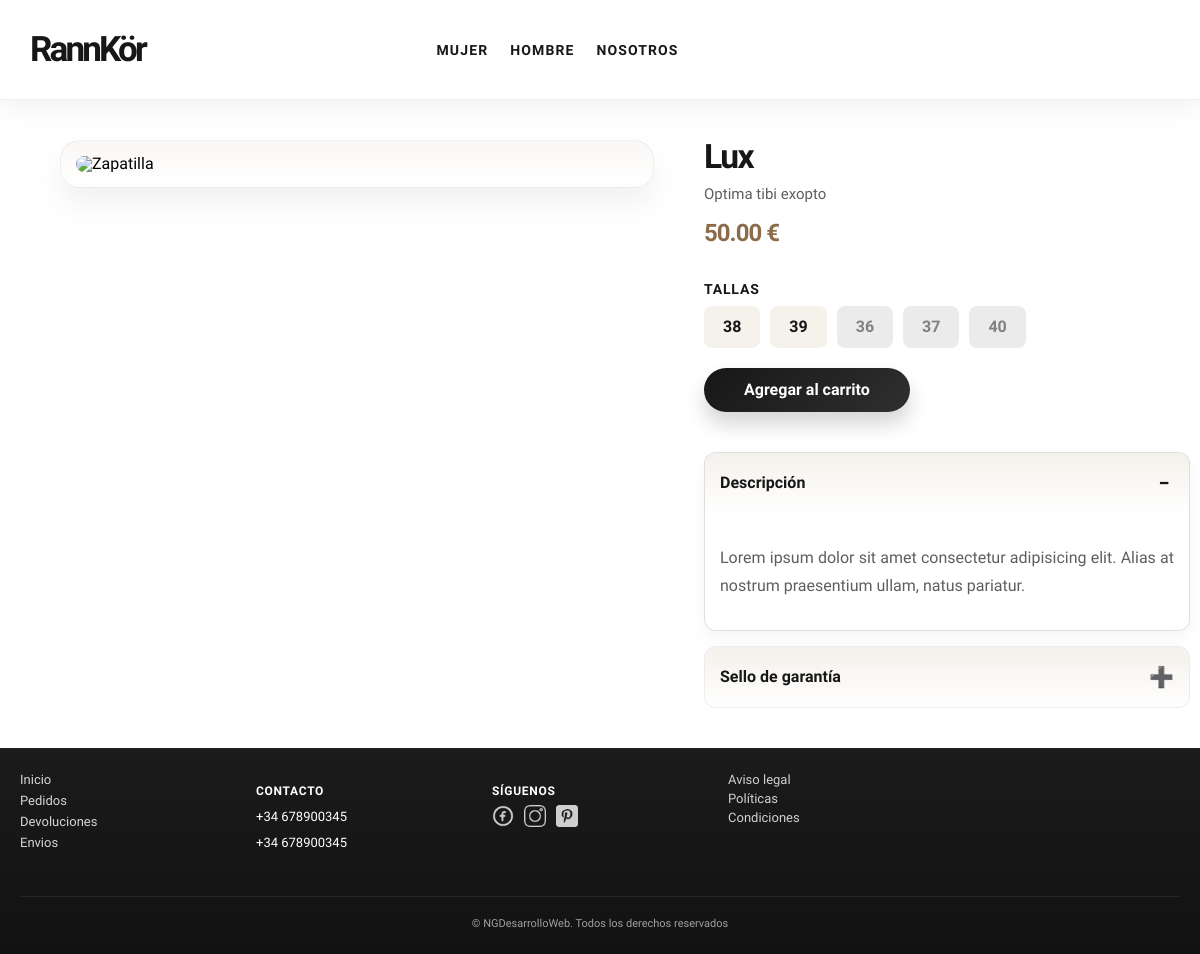
The app's page /index.php?controller=productos&action=verProducto&id_producto=10 with its own data.
### tables this page shows
CREATE TABLE `productos_talla` (
  `id_productostalla` int(11) NOT NULL,
  `id_talla` int(11) NOT NULL,
  `id_producto` int(11) NOT NULL,
  `stock` int(10) UNSIGNED NOT NULL
);

CREATE TABLE `tallas` (
  `id_talla` int(11) NOT NULL,
  `talla` int(11) NOT NULL
);

### router.php (called while the page is built, shortened)
<?php
require_once __DIR__ . '/configuracion/conexion_bd.php';
$action     = strtolower($_GET['action'] ?? 'index');
$controlador = new $controllerClass();
$params = ($_SERVER['REQUEST_METHOD'] === 'POST')
    ? array_merge($_GET, $_POST)
    : $_GET;
try {
    $controlador->$action($params);
} catch (Exception $e) {
    echo "<h1>Error</h1><p>" . htmlspecialchars($e->getMessage()) . "</p>";
}

### index.php (called while the page is built, shortened)
<?php
require_once __DIR__ . '/componentes/header.php';
require_once __DIR__ . '/router.php';
require_once __DIR__ . '/componentes/footer.php';

### configuracion/conexion_bd.php (called while the page is built, shortened)
<?php
function urlImagenProducto(?string $nombreArchivo): string
{
    $nombreArchivo = trim((string) ($nombreArchivo ?? ''));
    return rtrim(BASE_URL, '/') . '/uploads/productos/' . ltrim($nombreArchivo, '/');
}
final class Conexion
{
    private static ?mysqli $instancia = null;
    public static function getConexion(): mysqli
    {
        if (self::$instancia === null) {
            self::$instancia = new mysqli(DB_HOST, DB_USER, DB_PASS, DB_NAME, DB_PORT);
            self::$instancia->set_charset('utf8mb4');
        }
        return self::$instancia;
    }
}

### modelo/productos.php (called while the page is built, shortened)
<?php
require_once __DIR__ . '/../configuracion/conexion_bd.php';
class Productos
{
    private mysqli $conn;
    public function __construct()
    {
        $this->conn = Conexion::getConexion();
    }
    function obtenerProductoPorId($id_producto)
    {
        $sql = "SELECT p.id_producto, p.nombre_producto, p.precio, p.categoria, p.descripcion,
               p.imagen_url, pt.id_productostalla, t.id_talla, t.talla, pt.stock
        FROM productos p
        LEFT JOIN productos_talla pt ON p.id_producto = pt.id_producto
        LEFT JOIN tallas t ON pt.id_talla = t.id_talla
        WHERE p.id_producto = ?";
        $stmt = $this->conn->prepare($sql);
        $stmt->bind_param("i", $id_producto);
        $stmt->execute();
        $result = $stmt->get_result();
        $producto = null;
        $tallas = [];
        while ($row = $result->fetch_assoc()) {
            if (!$producto) {
                $producto = [
                    'id_producto'     => $row['id_producto'],
                    'nombre_producto' => $row['nombre_producto'],
                    'descripcion'     => $row['descripcion'],
                    'precio'          => $row['precio'],
                    'categoria'       => $row['categoria'],
                    'imagen_url'      => $row['imagen_url']
                ];
            }
            if (!empty($row['id_talla'])) {
                $tallas[] = [
                    'id_productostalla' => $row['id_productostalla'],
                    'id_talla'          => $row['id_talla'],
                    'talla'             => $row['talla'],
                    'stock'             => $row['stock'],
                ];
            }
        }
        $producto['tallas'] = $tallas;
        return $producto;
    }
}

### vistas/productos/detalle.php (the view, shortened to what this page needs)
<section>
  <div class="detalleproducto__contenedor">
    <div class="detalleproducto__imagen">
      <img src="<?php echo urlImagenProducto($producto['imagen_url'] ?? ''); ?>" alt="Zapatilla">
    </div>
    <div class="detalleproducto__especificaciones">
      <div class="especificaciones__titulos">
        <h1><?php echo htmlspecialchars($producto['nombre_producto']); ?></h1>
        <p><?php echo htmlspecialchars($producto['descripcion']); ?></p>
        <p><?php echo $producto['precio']; ?> €</p>
      </div>
      <?php
      if ($producto['categoria'] === 'mujer') {
        $tallas_categoria = array_filter($producto['tallas'], function ($talla) {
          return $talla['talla'] >= 36 && $talla['talla'] <= 40;
        });
      } elseif ($producto['categoria'] === 'hombre') {
        $tallas_categoria = array_filter($producto['tallas'], function ($talla) {
          return $talla['talla'] >= 41 && $talla['talla'] <= 44;
        });
      }
      ?>
      <form class="detalleproducto__formulario"
        action="index.php?controller=carrito&action=agregar"
        method="post">
        <?php if (!empty($tallas_categoria)): ?>
          <p class="formulario__tallas--titulo">Tallas</p>
          <div class="formulario__tallas">
            <?php foreach ($tallas_categoria as $talla): ?>
              <label class="formulario__tallas--item">
                <span class="<?php echo ($talla['stock'] > 0) ? 'talla-on' : 'talla-off'; ?>">
                  <?php echo htmlspecialchars($talla['talla']); ?>
                </span>
              </label>
            <?php endforeach; ?>
          </div>
        <?php else: ?>
          <p>No hay tallas disponibles para este producto en la categoría seleccionada.</p>
        <?php endif; ?>
        <button class="formulario__tallas--btn" type="submit">Agregar al carrito</button>
      </form>
      <div class="detalleproducto__menu">
        <div class="detalleproducto__menu--item activo">
          <div class="detalleproducto__menu--titulo" tabindex="0" role="button" aria-expanded="true">
            <span>Descripción</span>
            <span class="detalleproducto__menu--icono">−</span>
          </div>
          <div class="detalleproducto__menu--contenido activo">
            <p>Lorem ipsum dolor sit amet consectetur adipisicing elit.
              Alias at nostrum praesentium ullam, natus pariatur.</p>
          </div>
        </div>
        <div class="detalleproducto__menu--item">
          <div class="detalleproducto__menu--titulo" tabindex="0" role="button" aria-expanded="false">
            <span>Sello de garantía</span>
            <span class="detalleproducto__menu--icono">➕</span>
          </div>
        </div>
      </div>
    </div>
  </div>
</section>

### recursos/css/usuario/vistas/detalleProducto.css (style rules this page uses)
.detalleproducto__contenedor { width: min(120rem, 90%); margin: 4rem auto; display: grid; grid-template-columns: 55% 45%; gap: 5rem; align-items: start; }
.detalleproducto__imagen { background: linear-gradient(180deg, rgba(232, 223, 211, 0.22), rgba(255, 255, 255, 0.9)); border: 0.1rem solid rgba(23, 23, 23, 0.06); border-radius: 2rem; padding: 1.5rem; box-shadow: 0 1.6rem 3rem rgba(23, 23, 23, 0.06); }
.detalleproducto__imagen img { width: 100%; height: auto; display: block; border-radius: 1.4rem; object-fit: cover; }
.detalleproducto__especificaciones { display: flex; flex-direction: column; gap: 3rem; }
.especificaciones__titulos { display: flex; flex-direction: column; gap: 0.8rem; margin-top: 0; }
.especificaciones__titulos h1 { margin: 0; font-size: clamp(2.4rem, 2.8vw, 4rem); letter-spacing: -0.05em; color: var(--oscuro); }
.especificaciones__titulos p { margin: 0; color: var(--gris); font-size: 1.5rem; line-height: 1.6; }
.especificaciones__titulos p:last-child { font-size: 2.4rem; font-weight: 700; color: var(--marron); letter-spacing: -0.04em; }
.formulario__tallas--titulo { margin: 0 0 1rem; font-size: 1.4rem; font-weight: 700; text-transform: uppercase; letter-spacing: 0.06em; color: var(--oscuro); }
.formulario__tallas { display: flex; flex-wrap: wrap; gap: 1rem; }
.formulario__tallas--item span { display: inline-block; padding: 1.2rem 1.8rem; border-radius: 0.8rem; font-weight: 700; text-align: center; min-width: 5rem; cursor: pointer; transition: all 0.2s ease; border: 0.1rem solid transparent; }
.talla-on { background-color: rgba(232, 223, 211, 0.45); color: var(--oscuro); border-color: rgba(23, 23, 23, 0.08); }
.talla-off { background-color: rgba(94, 94, 94, 0.12); color: rgba(23, 23, 23, 0.5); border-color: rgba(94, 94, 94, 0.12); cursor: default; pointer-events: none; }
.formulario__tallas--btn { display: inline-block; padding: 1.3rem 4rem; margin-top: 2rem; margin-bottom: 1rem; background: linear-gradient(135deg, var(--oscuro), var(--grafito)); color: var(--blanco); border: none; border-radius: 999px; font-size: 1.6rem; font-weight: 700; cursor: pointer; transition: transform 0.2s ease, box-shadow 0.2s ease, opacity 0.2s ease; box-shadow: 0 1.2rem 2rem rgba(23, 23, 23, 0.18); }
.detalleproducto__menu { width: 100%; display: flex; flex-direction: column; gap: 1.5rem; }
.detalleproducto__menu--item { border: 0.1rem solid rgba(23, 23, 23, 0.08); border-radius: 1.2rem; overflow: hidden; background: rgba(255, 255, 255, 0.7); }
.detalleproducto__menu--item.activo { border-color: rgba(23, 23, 23, 0.14); box-shadow: 0 0.8rem 1.8rem rgba(23, 23, 23, 0.04); }
.detalleproducto__menu--titulo { height: 6rem; display: flex; justify-content: space-between; align-items: center; cursor: pointer; padding: 1rem 1.5rem; background: linear-gradient(180deg, rgba(232, 223, 211, 0.45), rgba(255, 255, 255, 0.7)); font-weight: 700; color: var(--oscuro); }
.detalleproducto__menu--icono { font-size: 2rem; line-height: 1; color: var(--oscuro); min-width: 2rem; text-align: center; }
.detalleproducto__menu--contenido { display: none; text-align: justify; padding: 1.5rem; background: var(--blanco); color: var(--gris); line-height: 1.7; }
.detalleproducto__menu--contenido.activo { display: block; }

### recursos/css/global/variables.css (style rules this page uses)
:root { --oscuro: #171717; --gris: #5E5E5E; --beig: #E8DFD3; --claro: #F7F5F2; --blanco: #FFFFFF; --negro: #171717; --marron: #8B6B4A; --marron-claro: #CDBBA6; --grafito: #2F2F2F; }

### recursos/css/global/base.css (style rules this page uses)
html, body { min-height: 100%; height: 100%; margin: 0; }
body { display: flex; flex-direction: column; background-color: var(--blanco); font-family: "Stack Sans Text", sans-serif; font-size: 1.6rem; line-height: 1; }

### records on screen
productos_talla: id_talla.talla "38"
productos_talla: id_talla.talla "39"
productos_talla: id_talla.talla "36"
productos_talla: id_talla.talla "37"
productos_talla: id_talla.talla "40"

### other values on screen
$producto['nombre_producto'] "Lux"
$producto['descripcion'] "Optima tibi exopto"
$producto['precio'] "50.00"
